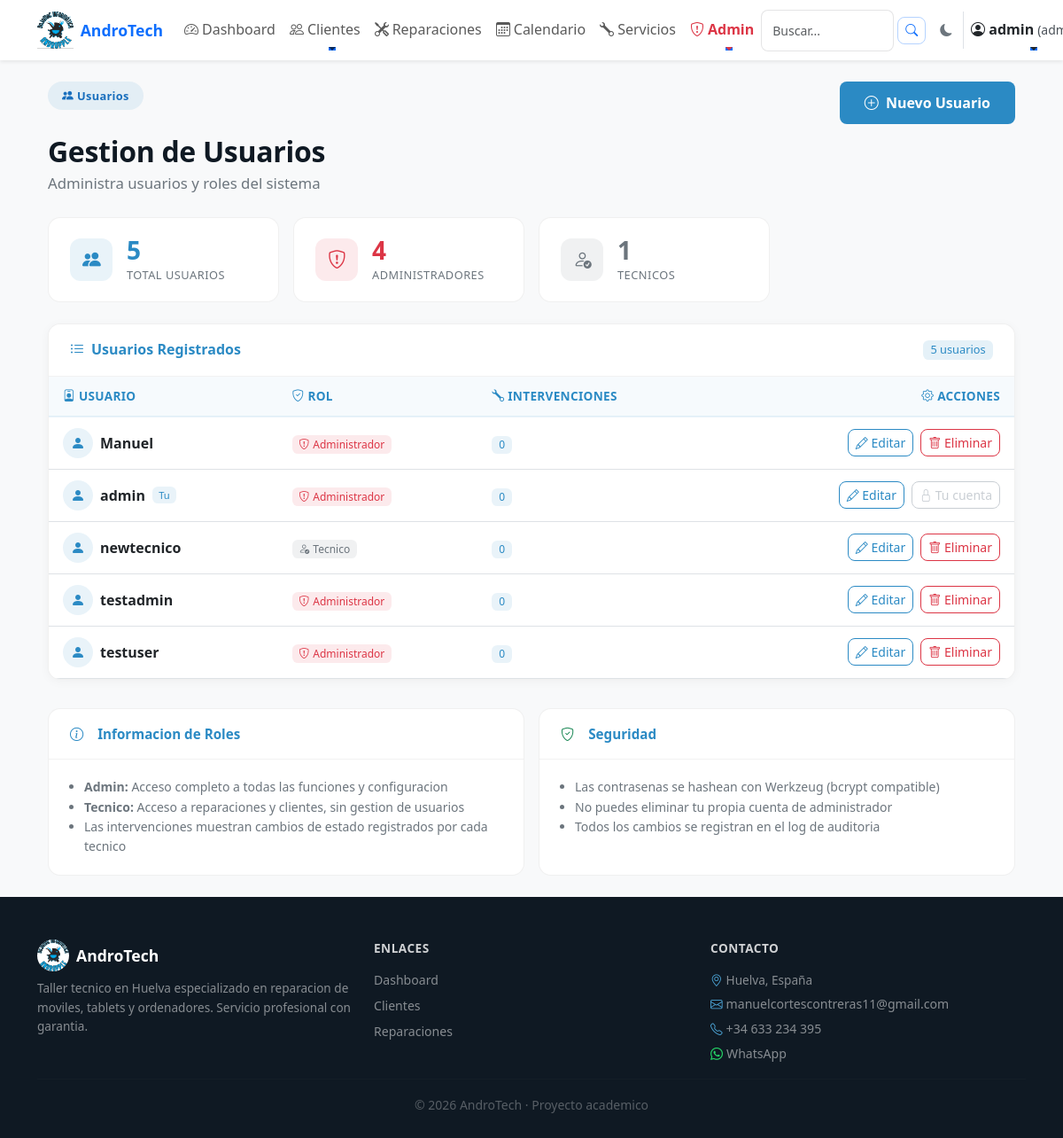
The page /admin/usuarios (signed in) on the database as committed earlier.
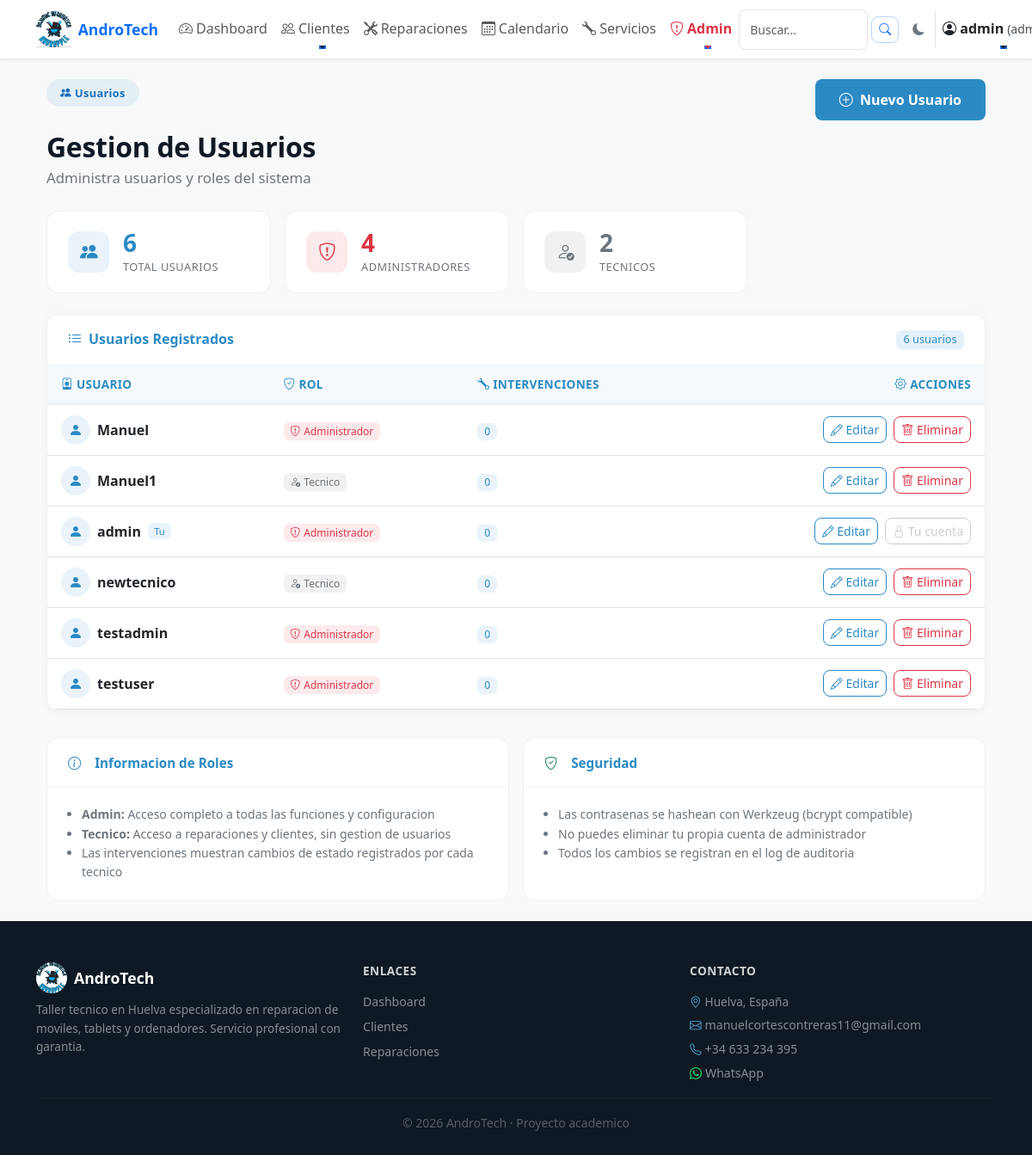
The same page on the database as committed later.
### tables this page shows
CREATE TABLE usuarios (
    id INTEGER PRIMARY KEY AUTOINCREMENT,
    usuario TEXT NOT NULL UNIQUE,
    contraseña TEXT NOT NULL,
    rol TEXT DEFAULT 'tecnico'
);

### app.py (the view)
@app.route("/admin/usuarios")
@login_required
@permiso_requerido('usuarios_ver')
def admin_usuarios():
    conn = get_db()
    usuarios = conn.execute("""
        SELECT id, usuario, rol,
               (SELECT COUNT(*) FROM reparaciones_historial
                WHERE usuario = usuarios.usuario) AS intervenciones
        FROM usuarios
        ORDER BY usuario ASC
    """).fetchall()
    conn.close()
    try:
        logger.info(json.dumps({
            "event": "admin_usuarios_viewed",
            "admin": session.get('usuario'),
            "total_usuarios": len(usuarios)
        }, ensure_ascii=False))
    except Exception:
        logger.info(f"admin_usuarios_viewed by {session.get('usuario')}")
    return render_template("admin_usuarios.html", usuarios=usuarios)

### app.py (called while the page is built)
@app.before_request
def make_session_permanent():
    session.permanent = True

@app.after_request
def add_security_headers(response):
    response.headers['X-Frame-Options'] = 'SAMEORIGIN'
    response.headers['X-Content-Type-Options'] = 'nosniff'
    response.headers['Referrer-Policy'] = 'strict-origin-when-cross-origin'
    return response

@app.before_request
def ensure_csrf_token():
    if 'csrf_token' not in session:
        session['csrf_token'] = secrets.token_urlsafe(16)

@app.context_processor
def inject_csrf_token():
    return dict(csrf_token=session.get('csrf_token'))

@app.context_processor
def inject_permisos():
    return dict(tiene_permiso=tiene_permiso)

    def format(self, record):
        log_record = {
            "timestamp": self.formatTime(record, self.datefmt),
            "level": record.levelname,
            "logger": record.name,
            "message": record.getMessage(),
        }
        if record.exc_info:
            log_record["exception"] = self.formatException(record.exc_info)
        return json.dumps(log_record, ensure_ascii=False)

### db.py (called while the page is built)
def get_db():
    conn = sqlite3.connect("database/andro_tech.db")
    conn.row_factory = sqlite3.Row
    return conn

### templates/admin_usuarios.html (shortened to what the changed rows need)
{% extends "base.html" %}
{% block content %}
<div class="container-fluid py-4">
    <div class="d-flex flex-wrap justify-content-between align-items-start mb-4">
        <div>
            <h1 class="at-section-title mt-2 mb-1">Gestion de Usuarios</h1>
        </div>
    </div>
    <div class="row g-3 mb-4">
        <div class="col-sm-6 col-lg-3">
            <div class="at-dash-kpi">
                <div>
                    <div class="at-dash-kpi-value" style="color: #2B8AC4;">{{ usuarios|length }}</div>
                    <div class="at-dash-kpi-label">Total Usuarios</div>
                </div>
            </div>
        </div>
        <div class="col-sm-6 col-lg-3">
            <div class="at-dash-kpi">
                <div>
                    <div class="at-dash-kpi-value" style="color: #6c757d;">{{ usuarios|selectattr('rol','equalto','tecnico')|list|length }}</div>
                    <div class="at-dash-kpi-label">Tecnicos</div>
                </div>
            </div>
        </div>
    </div>
    <div class="at-admin-card">
        <div class="at-admin-card-header d-flex justify-content-between align-items-center">
            <span><i class="bi bi-list-ul me-2"></i>Usuarios Registrados</span>
            <span class="badge" style="background: rgba(43,138,196,.12); color: #2B8AC4; font-size: .8rem;">
                {{ usuarios|length }} usuario{{ 's' if usuarios|length != 1 else '' }}
            </span>
        </div>
        {% if usuarios %}
        <div class="table-responsive">
            <table class="at-admin-table table mb-0">
                <thead>
                    <tr>
                        <th><i class="bi bi-person-badge me-1"></i>Usuario</th>
                        <th><i class="bi bi-shield-check me-1"></i>Rol</th>
                        <th><i class="bi bi-wrench me-1"></i>Intervenciones</th>
                        <th class="text-end"><i class="bi bi-gear me-1"></i>Acciones</th>
                    </tr>
                </thead>
                <tbody>
                    {% for usuario in usuarios %}
                    <tr>
                        <td>
                            <div class="d-flex align-items-center gap-2">
                                <div style="width:34px;height:34px;border-radius:50%;background:rgba(43,138,196,.1);display:flex;align-items:center;justify-content:center;">
                                    <i class="bi bi-person-fill" style="color:#2B8AC4;font-size:1rem;"></i>
                                </div>
                                <strong>{{ usuario.usuario }}</strong>
                                {% if session.get('usuario') == usuario.usuario %}
                                <span class="badge" style="background:rgba(43,138,196,.1);color:#2B8AC4;font-size:.7rem;">Tu</span>
                                {% endif %}
                            </div>
                        </td>
                        <td>
                            {% if usuario.rol == 'admin' %}
                            <span class="badge" style="background:rgba(220,53,69,.1);color:#dc3545;">
                                <i class="bi bi-shield-exclamation me-1"></i>Administrador
                            </span>
                            {% else %}
                            <span class="badge" style="background:rgba(108,117,125,.1);color:#6c757d;">
                                <i class="bi bi-person-check me-1"></i>Tecnico
                            </span>
                            {% endif %}
                        </td>
                        <td>
                            <span class="badge" style="background:rgba(43,138,196,.1);color:#2B8AC4;">
                                {{ usuario.intervenciones or 0 }}
                            </span>
                        </td>
                        <td class="text-end">
                            <a href="{{ url_for('editar_usuario', id=usuario.id) }}"
                               class="btn btn-sm"
                               style="border:1px solid #2B8AC4;color:#2B8AC4;"
                               title="Editar usuario">
                                <i class="bi bi-pencil"></i> Editar
                            </a>
                            {% if session.get('usuario') != usuario.usuario %}
                            <a href="{{ url_for('borrar_usuario', id=usuario.id) }}"
                               class="btn btn-sm ms-1"
                               style="border:1px solid #dc3545;color:#dc3545;"
                               onclick="return confirm('¿Estas seguro de que quieres eliminar este usuario?');"
                               title="Eliminar usuario">
                                <i class="bi bi-trash"></i> Eliminar
                            </a>
                            {% else %}
                            <button class="btn btn-sm ms-1" disabled
                                    style="border:1px solid #adb5bd;color:#adb5bd;"
                                    title="No puedes eliminarte a ti mismo">
                                <i class="bi bi-lock"></i> Tu cuenta
                            </button>
                            {% endif %}
                        </td>
                    </tr>
                    {% endfor %}
                </tbody>
            </table>
        </div>
        {% endif %}
    </div>
</div>
{% endblock %}

Rows that differ between the two databases and show on the page:
added usuarios: usuario "Manuel1", rol "tecnico" (drawn), intervenciones "0"
Other text that changed with them:
{{ usuarios|length }}: "5" → "6"
{{ usuarios|selectattr('rol','equalto','tecnico')|list|length }}: "1" → "2"
